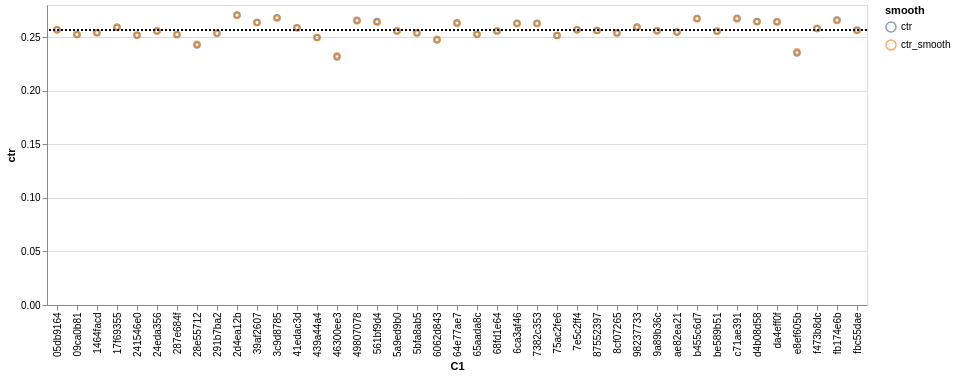

Notebook cell for this chart:
### Code cell
base_chart = alt.Chart(c1.head(50).collect())
ctr_points = (
    base_chart    
    .mark_point()
    .transform_fold(['ctr', 'ctr_smooth'], as_=['smooth','ctr'])
    .encode(x='C1', y='ctr',color='smooth:N')
)
rest_rule = base_chart.mark_rule(strokeDash=[2,2]).encode(y=alt.datum(rest.collect()['ctr_smooth'][0]))
gm_rule = base_chart.mark_rule(strokeDash=[2,2]).encode(y=alt.datum(gm))
ctr_points + rest_rule + gm_rule

### Figure 1 — Vega-Lite specification as saved in the notebook (floating-point values rounded to 4 significant figures)
{"config": {"view": {"continuousWidth": 300, "continuousHeight": 300}}, "layer": [{"mark": {"type": "point"}, "encoding": {"color": {"field": "smooth", "type": "nominal"}, "x": {"field": "C1", "type": "nominal"}, "y": {"field": "ctr", "type": "quantitative"}}, "transform": [{"fold": ["ctr", "ctr_smooth"], "as": ["smooth", "ctr"]}]}, {"mark": {"type": "rule", "strokeDash": [2, 2]}, "encoding": {"y": {"datum": 0.2562}}}, {"mark": {"type": "rule", "strokeDash": [2, 2]}, "encoding": {"y": {"datum": 0.2564}}}], "data": {"name": "data-aea325f8f6c9343647c64d702eaa41c8"}, "$schema": "https://vega.github.io/schema/vega-lite/v6.4.1.json", "datasets": {"data-aea325f8f6c9343647c64d702eaa41c8": [{"C1": "2d4ea12b", "count": 3392, "clicks": 918, "ctr": 0.2706, "ctr_smooth": 0.2702}, {"C1": "3c9d8785", "count": 2457, "clicks": 659, "ctr": 0.2682, "ctr_smooth": 0.2678}, {"C1": "b455c6d7", "count": 4779, "clicks": 1278, "ctr": 0.2674, "ctr_smooth": 0.2672}, {"C1": "c71ae391", "count": 1753, "clicks": 469, "ctr": 0.2675, "ctr_smooth": 0.2669}, {"C1": "fb174e6b", "count": 1744, "clicks": 464, "ctr": 0.2661, "ctr_smooth": 0.2655}, {"C1": "49807078", "count": 1178, "clicks": 313, "ctr": 0.2657, "ctr_smooth": 0.265}, {"C1": "d4b08d58", "count": 2690, "clicks": 712, "ctr": 0.2647, "ctr_smooth": 0.2644}, {"C1": "da4eff0f", "count": 2879, "clicks": 761, "ctr": 0.2643, "ctr_smooth": 0.2641}, {"C1": "561bf9d4", "count": 1009, "clicks": 267, "ctr": 0.2646, "ctr_smooth": 0.2639}, {"C1": "39af2607", "count": 20045, "clicks": 5284, "ctr": 0.2636, "ctr_smooth": 0.2636}, {"C1": "64e77ae7", "count": 1044, "clicks": 275, "ctr": 0.2634, "ctr_smooth": 0.2628}, {"C1": "7382c353", "count": 1338, "clicks": 352, "ctr": 0.2631, "ctr_smooth": 0.2626}, {"C1": "6ca3af46", "count": 1293, "clicks": 340, "ctr": 0.263, "ctr_smooth": 0.2625}, {"C1": "98237733", "count": 1322, "clicks": 343, "ctr": 0.2595, "ctr_smooth": 0.2592}, {"C1": "17f69355", "count": 11678, "clicks": 3027, "ctr": 0.2592, "ctr_smooth": 0.2592}, {"C1": "41edac3d", "count": 6649, "clicks": 1720, "ctr": 0.2587, "ctr_smooth": 0.2587}, {"C1": "f473b8dc", "count": 25617, "clicks": 6612, "ctr": 0.2581, "ctr_smooth": 0.2581}, {"C1": "05db9164", "count": 917876, "clicks": 235870, "ctr": 0.257, "ctr_smooth": 0.257}, {"C1": "7e5c2ff4", "count": 5438, "clicks": 1397, "ctr": 0.2569, "ctr_smooth": 0.2569}, {"C1": "fbc55dae", "count": 4079, "clicks": 1046, "ctr": 0.2564, "ctr_smooth": 0.2564}, {"C1": "87552397", "count": 32726, "clicks": 8388, "ctr": 0.2563, "ctr_smooth": 0.2563}, {"C1": "9a89b36c", "count": 14127, "clicks": 3616, "ctr": 0.256, "ctr_smooth": 0.256}, {"C1": "68fd1e64", "count": 306395, "clicks": 78388, "ctr": 0.2558, "ctr_smooth": 0.2558}, {"C1": "5a9ed9b0", "count": 152718, "clicks": 39067, "ctr": 0.2558, "ctr_smooth": 0.2558}, {"C1": "24eda356", "count": 2381, "clicks": 609, "ctr": 0.2558, "ctr_smooth": 0.2558}, {"C1": "be589b51", "count": 60498, "clicks": 15464, "ctr": 0.2556, "ctr_smooth": 0.2556}, {"C1": "ae82ea21", "count": 16496, "clicks": 4204, "ctr": 0.2548, "ctr_smooth": 0.2549}, {"C1": "1464facd", "count": 4328, "clicks": 1100, "ctr": 0.2542, "ctr_smooth": 0.2542}, {"C1": "8cf07265", "count": 90841, "clicks": 23070, "ctr": 0.254, "ctr_smooth": 0.254}, {"C1": "5bfa8ab5", "count": 44084, "clicks": 11189, "ctr": 0.2538, "ctr_smooth": 0.2538}, {"C1": "291b7ba2", "count": 3305, "clicks": 838, "ctr": 0.2536, "ctr_smooth": 0.2536}, {"C1": "65aada8c", "count": 2027, "clicks": 512, "ctr": 0.2526, "ctr_smooth": 0.2528}, {"C1": "09ca0b81", "count": 8741, "clicks": 2207, "ctr": 0.2525, "ctr_smooth": 0.2525}, {"C1": "287e684f", "count": 2885, "clicks": 728, "ctr": 0.2523, "ctr_smooth": 0.2525}, {"C1": "241546e0", "count": 10021, "clicks": 2524, "ctr": 0.2519, "ctr_smooth": 0.2519}, {"C1": "75ac2fe6", "count": 7743, "clicks": 1947, "ctr": 0.2515, "ctr_smooth": 0.2515}, {"C1": "439a44a4", "count": 6092, "clicks": 1521, "ctr": 0.2497, "ctr_smooth": 0.2498}, {"C1": "6062d843", "count": 1556, "clicks": 385, "ctr": 0.2474, "ctr_smooth": 0.248}, {"C1": "28e55712", "count": 1492, "clicks": 362, "ctr": 0.2426, "ctr_smooth": 0.2435}, {"C1": "e8ef605b", "count": 1680, "clicks": 395, "ctr": 0.2351, "ctr_smooth": 0.2363}, {"C1": "46300ee3", "count": 1961, "clicks": 454, "ctr": 0.2315, "ctr_smooth": 0.2327}]}}
